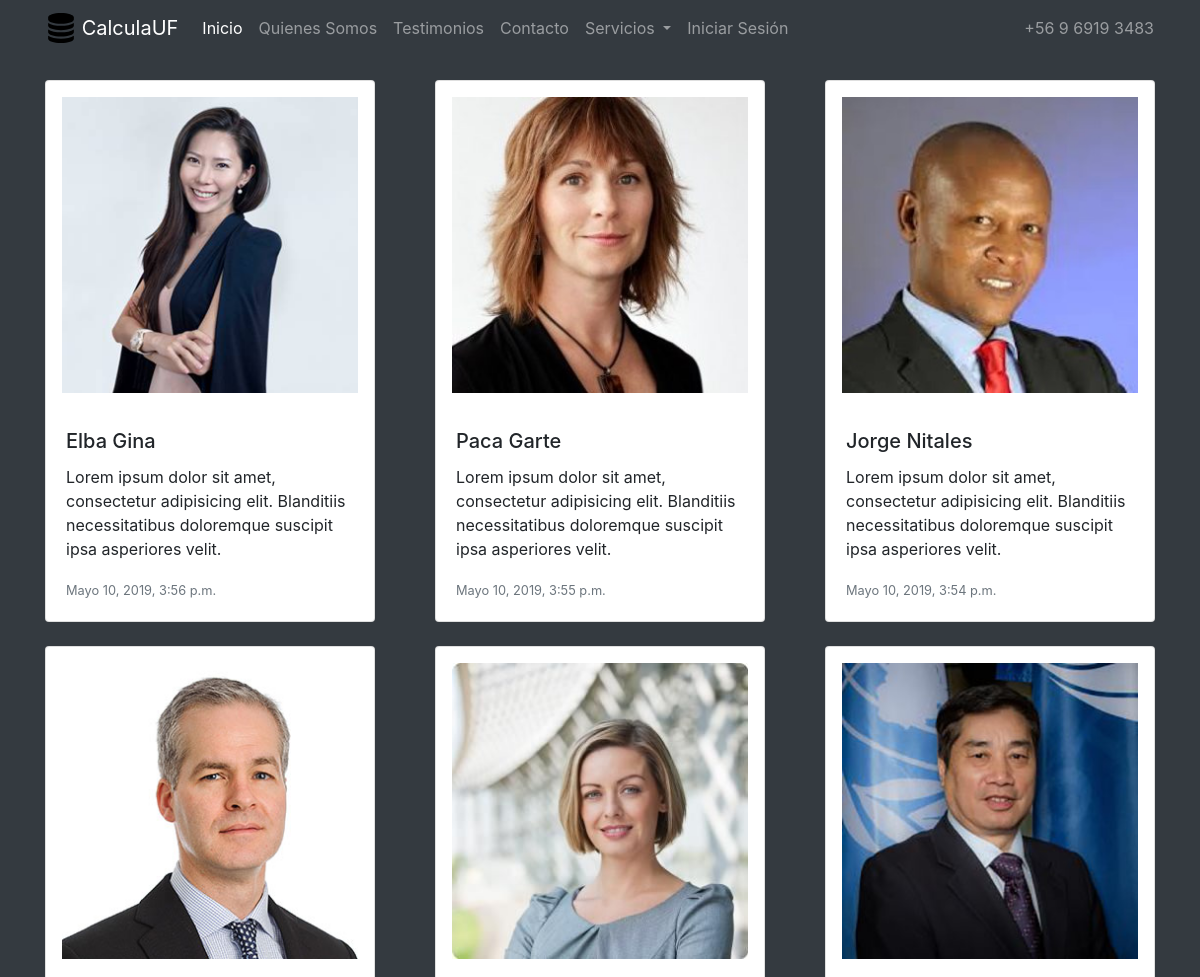
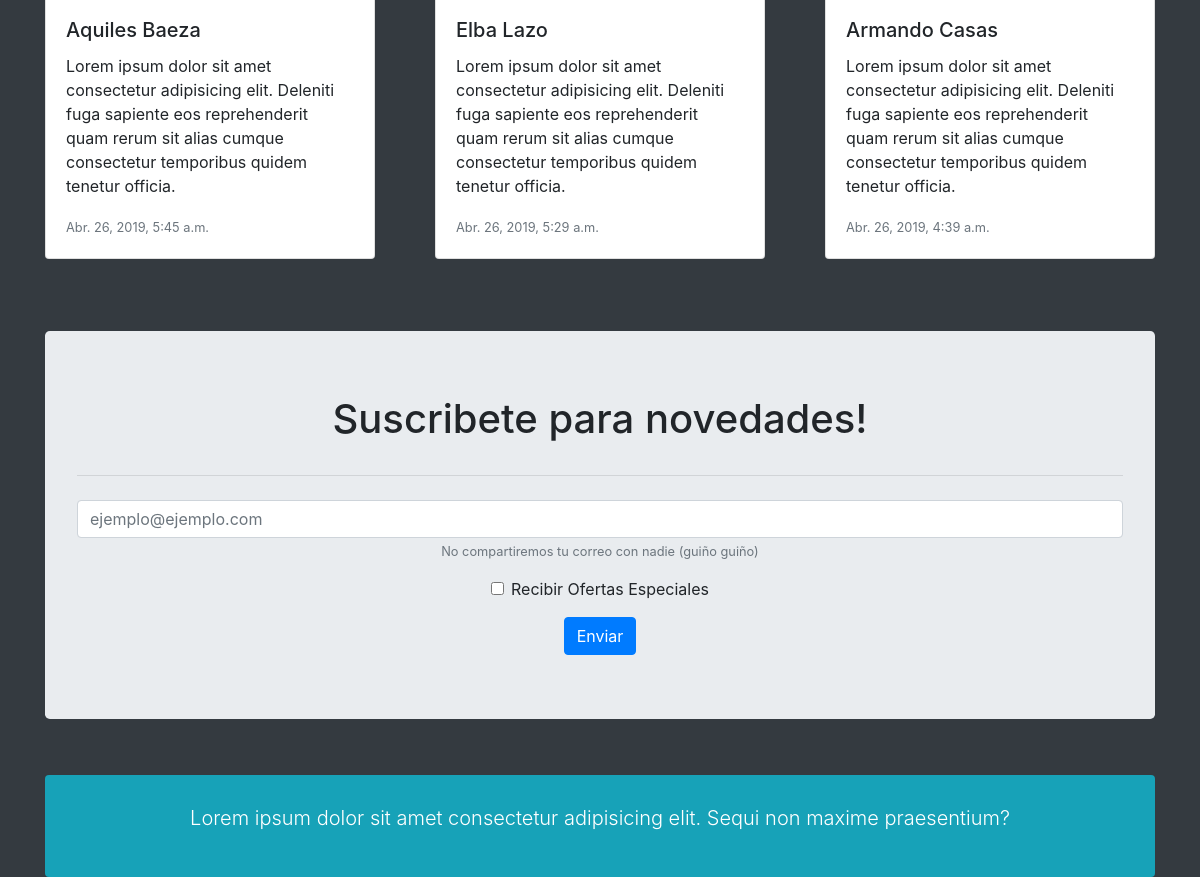
/testimonios/, run on the app's committed database (2 pictures, top to bottom).
### testimonios/models.py (models this page shows, shortened)
class Testimonio(models.Model):
    name = models.CharField(max_length=50, null=False, verbose_name="Nombre")
    mensaje = models.TextField(verbose_name="Mensaje")
    imagen = models.ImageField(verbose_name="Foto", upload_to="testimonials")
    created = models.DateTimeField(auto_now_add=True, verbose_name = "Creado")
    updated = models.DateTimeField(auto_now=True, verbose_name = "Actualizado")
    class Meta:
        verbose_name = "Testimonio"
        verbose_name_plural = "Testimonios"
        ordering = ["-created"]

### testimonios/views.py (the view)
# urls.py: path('', views.testimonials, name="testimonials"),
def testimonials(request):
    testimonios = Testimonio.objects.all()
    return render(request, "testimonios/testimonios.html", {'testimonios':testimonios})

### testimonios/templates/testimonios/testimonios.html (shortened to what this page needs)
{% extends "core/base.html" %}
{% block content %}
{% load static %}
<div class="container">
  <div class="card-deck">
    <div class="row justify-content-md-center">
      {% for testimonio in testimonios %}
      <div class="col-sm-6 col-md-4">
        <div class="card mb-4">
          <img src="{{testimonio.imagen.url}}" class="card-img-top p-3" alt="...">
          <div class="card-body">
            <h5 class="card-title">{{testimonio.name}}</h5>
            <p class="card-text">{{testimonio.mensaje}}</p>
            <p class="card-text"><small class="text-muted">{{testimonio.created}}</small></p>
          </div>
        </div>
      </div>
      {% endfor %}
    </div>
  </div>
</div>
{% endblock content %}

### core/templates/core/base.html (shortened to what this page needs)
<!doctype html>
<html lang="es">
<head>
    {% load static %}
    <link rel="stylesheet" href="{% static 'core/css/bootstrap.min.css' %}">
    <link rel="stylesheet" href="{% static 'core/css/style.css' %}">
</head>
<body>
    <div class="container-fluid bg-dark">
        <nav class="navbar sticky-top navbar-expand-lg navbar-dark bg-dark container mb-4">
            <a class="navbar-brand" href="#">
                <img src="{% static 'core/img/logo.svg'%}" width="30" height="30" class="d-inline-block align-top" alt="">
                CalculaUF
            </a>
            <div class="collapse navbar-collapse" id="navbarSupportedContent">
                <ul class="navbar-nav mr-auto">
                    <li class="nav-item active">
                        <a class="nav-link" href="{% url 'home' %}">Inicio <span class="sr-only">(current)</span></a>
                    </li>
                    <li class="nav-item">
                        <a class="nav-link" href="{% url 'about' %}">Quienes Somos</a>
                    </li>
                    <li class="nav-item">
                        <a class="nav-link" href="{% url 'testimonials' %}">Testimonios</a>
                    </li>
                    <li class="nav-item">
                        <a class="nav-link" href="{% url 'contact' %}">Contacto</a>
                    </li>
                    <li class="nav-item dropdown">
                        <a class="nav-link dropdown-toggle" href="#" id="navbarDropdown" role="button"
                            data-toggle="dropdown" aria-haspopup="true" aria-expanded="false">
                            Servicios
                        </a>
                    </li>
                    {% if not user.is_authenticated %}
                    <li class="nav-item">
                        <a class="nav-link" href="{% url 'admin:login' %}">Iniciar Sesión</a>
                    </li>
                    {% else %}
                    <li class="nav-item">
                            <a class="nav-link" href="{% url 'admin:logout' %}">Cerrar Sesión</a>
                    </li>
                    {% endif %}
                </ul>
                <span class="navbar-text">
                    +56 9 6919 3483
                </span>
            </div>
        </nav>
        {% block content %}
        {% endblock content %}
        <div class="container mt-5">
            <div class="row">
                <div class="col-sm-12">
                    <div class="jumbotron text-center">
                        <form id="suscribirseForm" action="#">
                            <div class="form-group" id="formulario">
                                <label for="exampleInputEmail1" class="h1 display-5">Suscribete para novedades!</label>
                                <hr class="my-4">
                                <input type="email" class="form-control" name="email" id="email"
                                    aria-describedby="emailHelp" placeholder="ejemplo@ejemplo.com">
                                <small id="emailHelp" class="form-text text-muted">No compartiremos tu correo con nadie
                                    (guiño
                                    guiño)</small>
                            </div>
                            <div class="form-group form-check">
                                <input type="checkbox" class="form-check-input" id="exampleCheck1">
                                <label class="form-check-label" for="exampleCheck1">Recibir Ofertas Especiales</label>
                            </div>
                            <button type="submit" class="btn btn-primary">Enviar</button>
                        </form>
                    </div>
                </div>
            </div>
        </div>
        <div class="container">
            <footer class="bg-info text-white mt-4 py-4 text-center rounded">
                <div class="row">
                    <div class="col-sm-12">
                        <p class="p-1 lead">Lorem ipsum dolor sit amet consectetur adipisicing elit. Sequi non maxime
                            praesentium?</p>
                    </div>
                </div>
            </footer>
        </div>
    </div>
</body>
</html>

### data on the page
Testimonio: imagen (picture), name "Elba Gina", mensaje "Lorem ipsum dolor sit amet, consectetur adipisicing elit. Blanditiis necessitatibus doloremque suscipit ipsa asperiores velit.", created "Mayo 10, 2019, 3:56 p.m."
Testimonio: imagen (picture), name "Paca Garte", mensaje "Lorem ipsum dolor sit amet, consectetur adipisicing elit. Blanditiis necessitatibus doloremque suscipit ipsa asperiores velit.", created "Mayo 10, 2019, 3:55 p.m."
Testimonio: imagen (picture), name "Jorge Nitales", mensaje "Lorem ipsum dolor sit amet, consectetur adipisicing elit. Blanditiis necessitatibus doloremque suscipit ipsa asperiores velit.", created "Mayo 10, 2019, 3:54 p.m."
Testimonio: imagen (picture), name "Aquiles Baeza", mensaje "Lorem ipsum dolor sit amet consectetur adipisicing elit. Deleniti fuga sapiente eos reprehenderit quam rerum sit alias cumque consectetur temporibus quidem tenetur officia.", created "Abr. 26, 2019, 5:45 a.m."
Testimonio: imagen (picture), name "Elba Lazo", mensaje "Lorem ipsum dolor sit amet consectetur adipisicing elit. Deleniti fuga sapiente eos reprehenderit quam rerum sit alias cumque consectetur temporibus quidem tenetur officia.", created "Abr. 26, 2019, 5:29 a.m."
Testimonio: imagen (picture), name "Armando Casas", mensaje "Lorem ipsum dolor sit amet consectetur adipisicing elit. Deleniti fuga sapiente eos reprehenderit quam rerum sit alias cumque consectetur temporibus quidem tenetur officia.", created "Abr. 26, 2019, 4:39 a.m."
